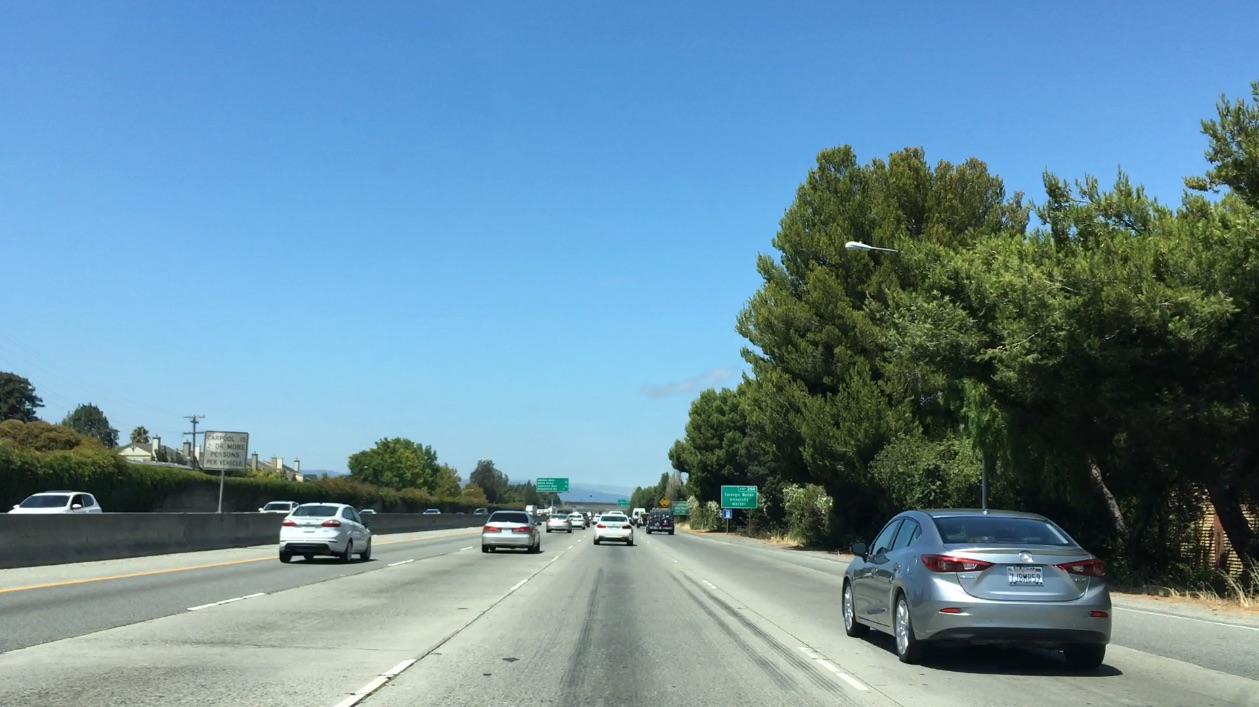
#> input picture Term1/17_VehicleDetectionAndTracking/09_TemplateMatching/bbox-example-image.jpg, 1259 x 707 px
$ python template_match.py
#> lines starting #> are read from the running program, lines starting #| are printed output that depends on the picture
import numpy as np
import cv2
import matplotlib.pyplot as plt
import matplotlib.image as mpimg

image = mpimg.imread('bbox-example-image.jpg')
#> image is the input picture: shape (707, 1259, 3); mean R, G, B 104.8, 141, 158.4
#image = mpimg.imread('temp-matching-example-2.jpg')
templist = ['cutout1.jpg', 'cutout2.jpg', 'cutout3.jpg',
            'cutout4.jpg', 'cutout5.jpg', 'cutout6.jpg']

# Here is your draw_boxes function from the previous exercise
def draw_boxes(img, bboxes, color=(0, 0, 255), thick=6):
    # Make a copy of the image
    imcopy = np.copy(img)
    # Iterate through the bounding boxes
    for bbox in bboxes:
        # Draw a rectangle given bbox coordinates
        cv2.rectangle(imcopy, bbox[0], bbox[1], color, thick)
    # Return the image copy with boxes drawn
    return imcopy


# Define a function that takes an image and a list of templates as inputs
# then searches the image and returns the a list of bounding boxes
# for matched templates
def find_matches(img, template_list):
    # Make a copy of the image to draw on
    # Define an empty list to take bbox coords
    bbox_list = []
    # Iterate through template list
    for template in template_list:
    # Read in templates one by one
        template_image = mpimg.imread(template)
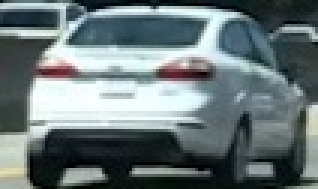
#> input picture Term1/17_VehicleDetectionAndTracking/09_TemplateMatching/cutout1.jpg, 106 x 63 px (shown 3 times larger)
#> template_image is the input picture: shape (63, 106, 3); mean R, G, B 105.4, 118.5, 120.3
    # Use cv2.matchTemplate() to search the image
        results = cv2.matchTemplate(img, template_image, method=cv2.TM_SQDIFF)
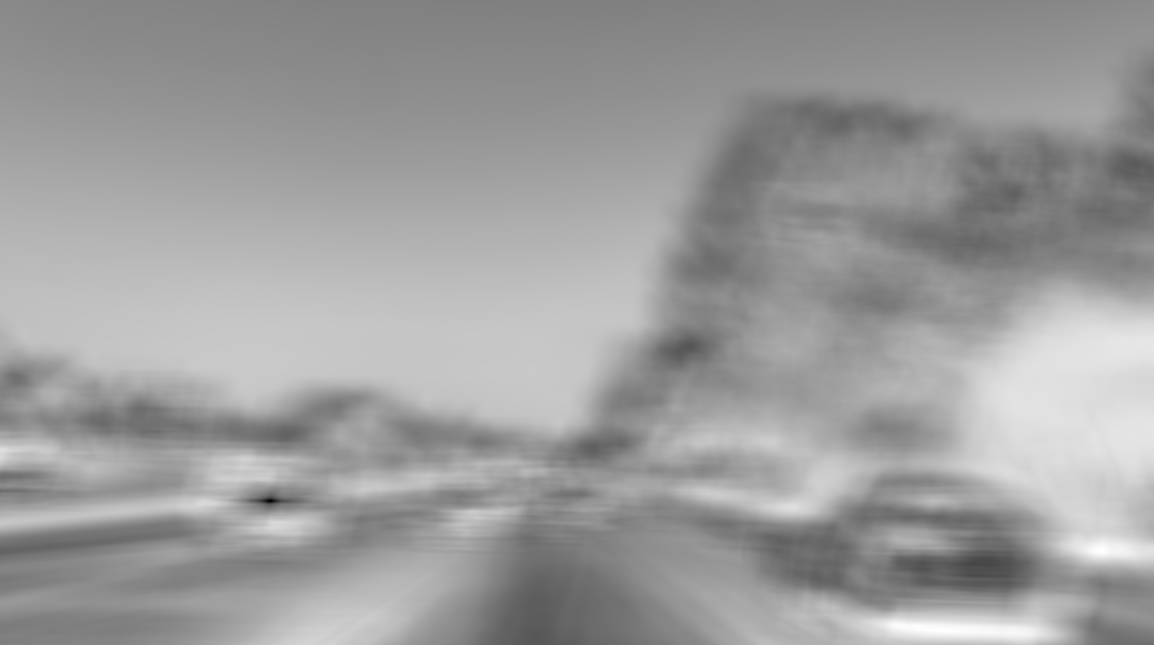
#> results: shape (645, 1154) float32; min 11411292, max 361114880, mean 227025504; drawn with min black and max white
    #     using whichever of the OpenCV search methods you prefer
    # Use cv2.minMaxLoc() to extract the location of the best match
        minVal, maxVal, minLoc, maxLoc = cv2.minMaxLoc(results)
#> minVal = 11411292; maxVal = 361114880; minLoc = (270, 500); maxLoc = (1102, 550)
    # Determine bounding box corners for the match
        bbox_list.append(((minLoc[0],minLoc[1]), (minLoc[0]+template_image.shape[1],minLoc[1]+template_image.shape[0])))
    # Return the list of bounding boxes
    return bbox_list

#> (the run stopped early here; a loop or call above may not have finished)
